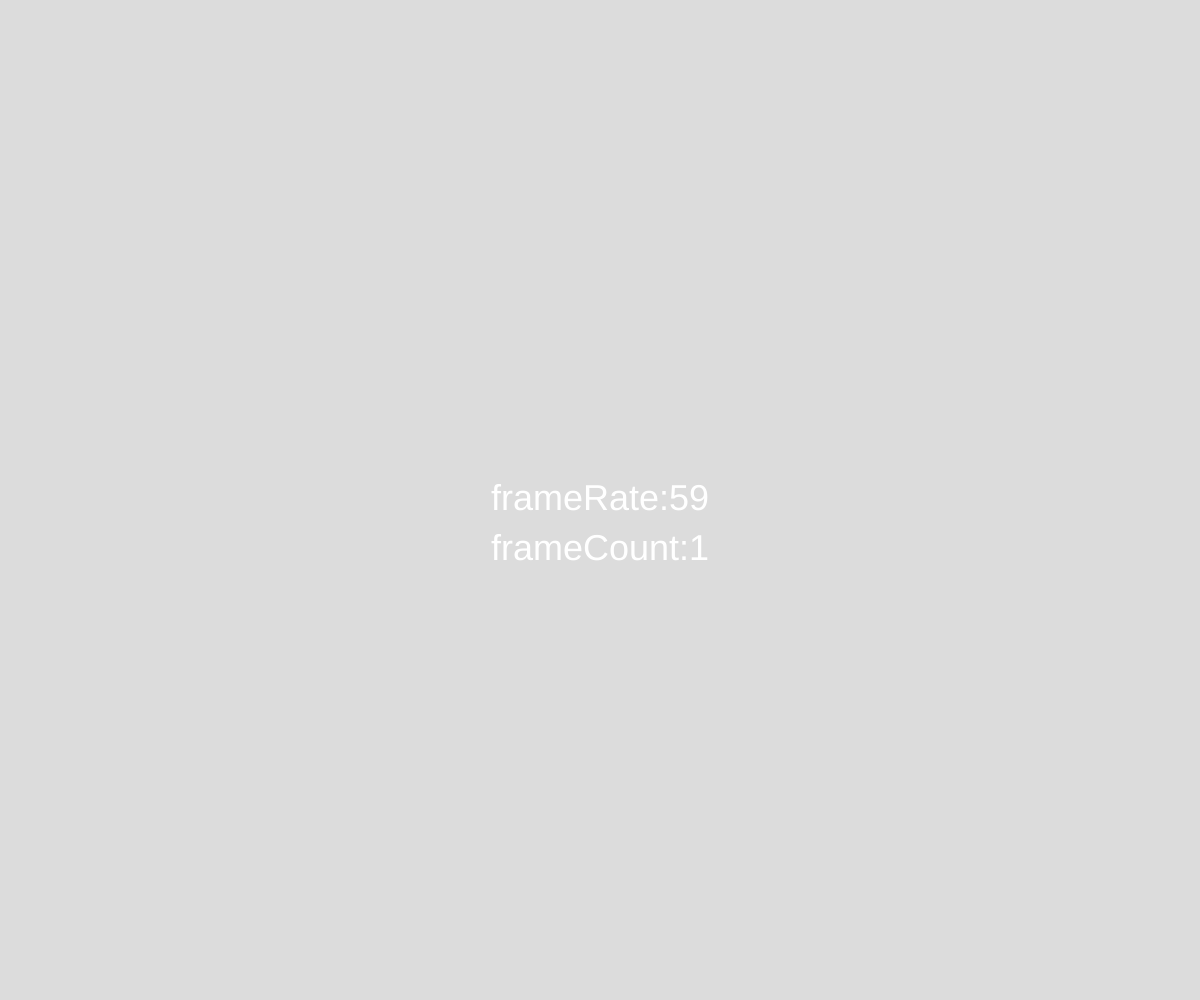
Frame 1 (no input)
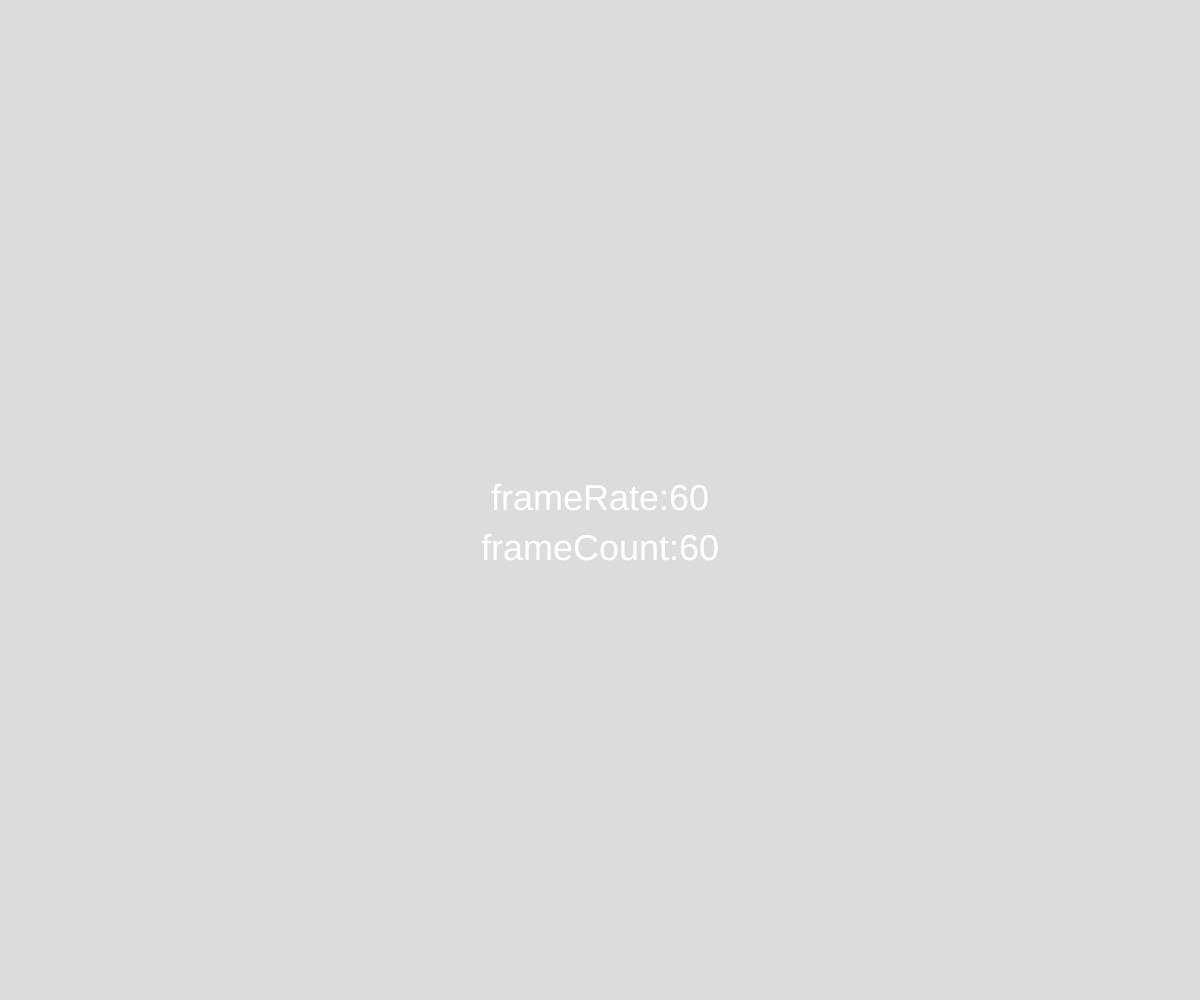
Frame 60 (no input)
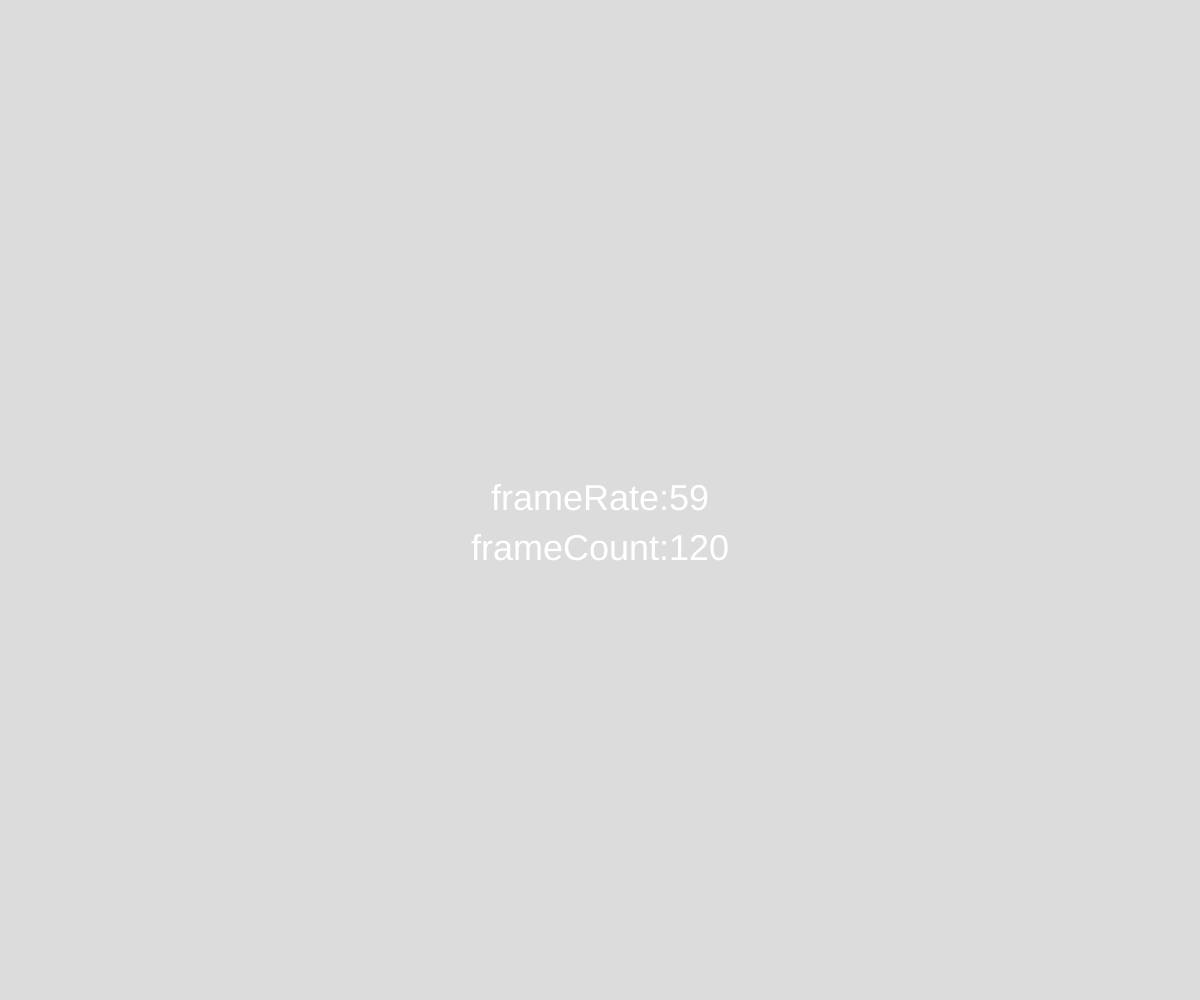
Frame 120 (the mouse pressed at the canvas centre since frame 60)

The p5.js sketch that drew these frames (run headless with seeded random() and noise() and a simulated clock; from frame 60 on, the mouse is pressed at the canvas centre):

// p5.js sketch
// ── sketch.js
const canvasWidth = window.innerWidth
const canvasHeight = window.innerHeight
let i = 0;

function setup() {
  createCanvas(canvasWidth, canvasHeight);
  textAlign(CENTER, CENTER)
  rectMode(CENTER)
  frameRate(60); // Necesario poner aqui esta funcion
}

function draw() {
  background(220);
  fill(237, 34, 93)
  textSize(36)
  i++;
  
  let x1 = 0;
  const y = (height/2 - 200) + Math.round(Math.random() * 8);
  
  if(x1 === 0){
    x1 = (-200 + frameCount) * 4; 
  }
  
  if(x1 > width - 100){
    i = 0;
    x1 = (width - 100);
    
  }
  
  let x2 = x1 * 2;

  if(x2 > width - 100){
    x2 = (width - 100);
  }
  
  let x3 = x1 * 4;

  if(x3 > width - 100){
    x3 = (width - 100);
  }
  
  // circle 1
  fill(237, 34, 93);
  noStroke();
  ellipse(x1, y, 200, 200)

  // rectangle 1
  fill(255)
  rect(x1, y, 150, 30)


  // circle 2
  fill(37, 94, 93);
  noStroke();
  ellipse(x2, y, 200, 200)

  // rectangle 2
  fill(255)
  rect(x2, y, 150, 30)

  // circle 3
  fill(97, 144, 43);
  noStroke();
  ellipse(x3, y, 200, 200)

  // rectangle 3
  fill(255)
  rect(x3, y, 150, 30)



  let fps = parseInt(frameRate(), 10) // Funcion frame rate no ejecuta ningun dato, devuelve el frame rate actual
  text('frameRate:' + fps,  width/2,  height/2)
  text('frameCount:' + frameCount,  width/2,  height/2 + 50)
}
